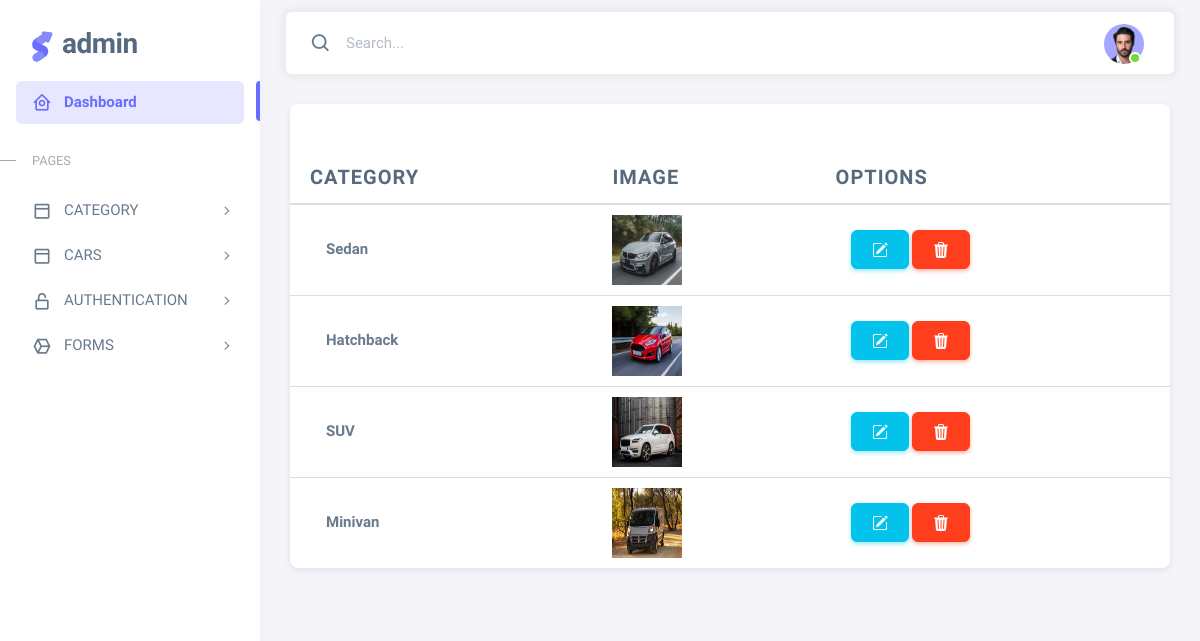
The app's page /admin_page/display-category/ with its own data.
### Admin_app/models.py (models this page shows)
class Category_Db(models.Model):
    category_name = models.CharField(max_length=100)
    category_image = models.ImageField(upload_to='category')

### Admin_app/views.py (the view)
# urls.py: path('display-category/', views.display_category, name='display_category'),
def display_category(request):
    category = Category_Db.objects.all()
    context = {
        "category": category
    }
    return render(request, 'display_category.html', context)

### Admin_app/templates/display_category.html (shortened to what this page needs)
{% extends 'mainpage.html' %}
{% block content %}
    <div style="margin:30px;" class="card">
        <h5 class="card-header"></h5>
        <div class="table-responsive text-nowrap">
          <table class="table">
            <thead>
              <tr>
                <th style="font-size: 20px;">Category</th>
                <th style="font-size: 20px;">Image</th>
                <th style="font-size: 20px;">Options</th>
              </tr>
            </thead>
            <tbody class="table-border-bottom-0">
            {% for i in category %}
              <tr>
                <td> <strong>{{i.category_name}}</strong></td>
                <td>
                      <img src="{{i.category_image.url}}" alt="Avatar" class="" width="70px" height="70px">
                </td>
                <td>
                  <a href=""><button style="margin-left:15px;" type="button" class="btn  btn-info"></button></a>
                  <a href=""><button type="button" class="btn  btn-danger"></button></a>
              </td>
              </tr>
            {% endfor %}
            </tbody>
          </table>
        </div>
    </div>
{% endblock %}

### records on screen
Category_Db: category_name "Sedan", category_image (picture)
Category_Db: category_name "Hatchback", category_image (picture)
Category_Db: category_name "SUV", category_image (picture)
Category_Db: category_name "Minivan", category_image (picture)
